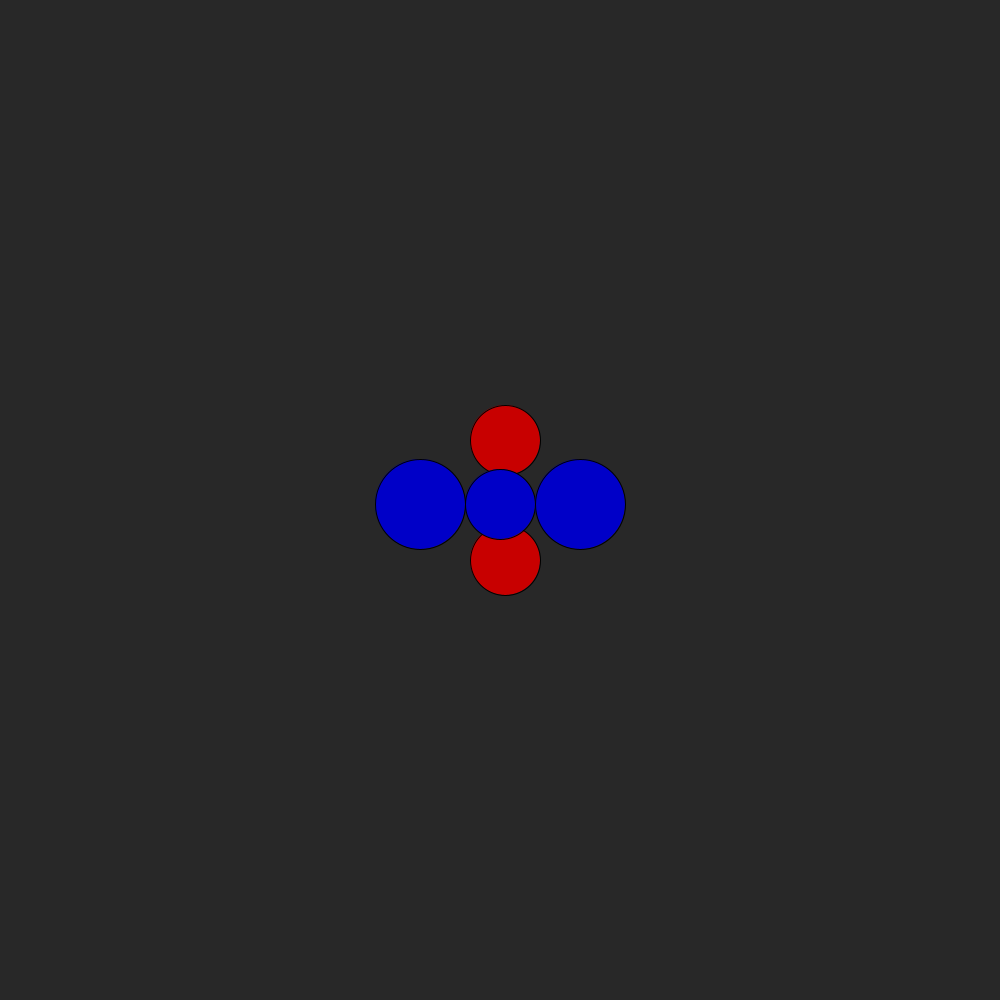
Frame 1 (no input)
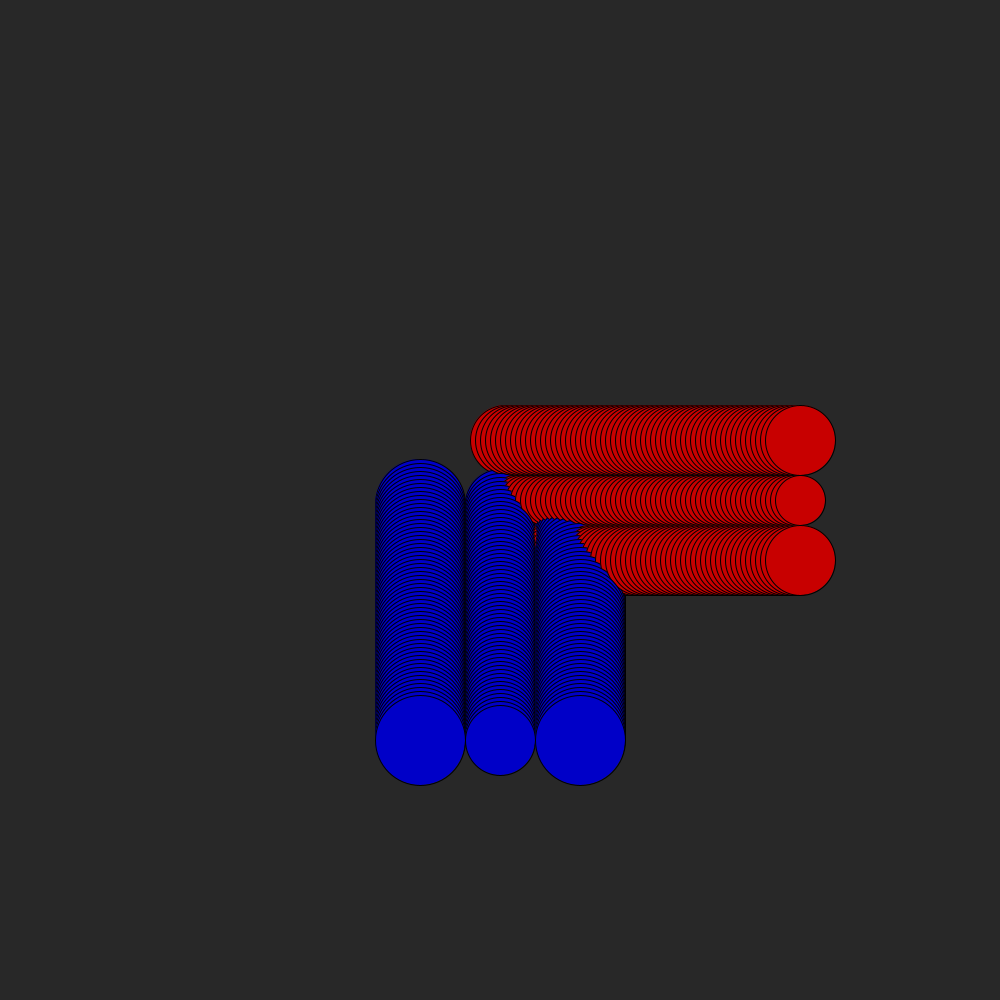
Frame 60 (the mouse pressed at the canvas centre just before this capture)
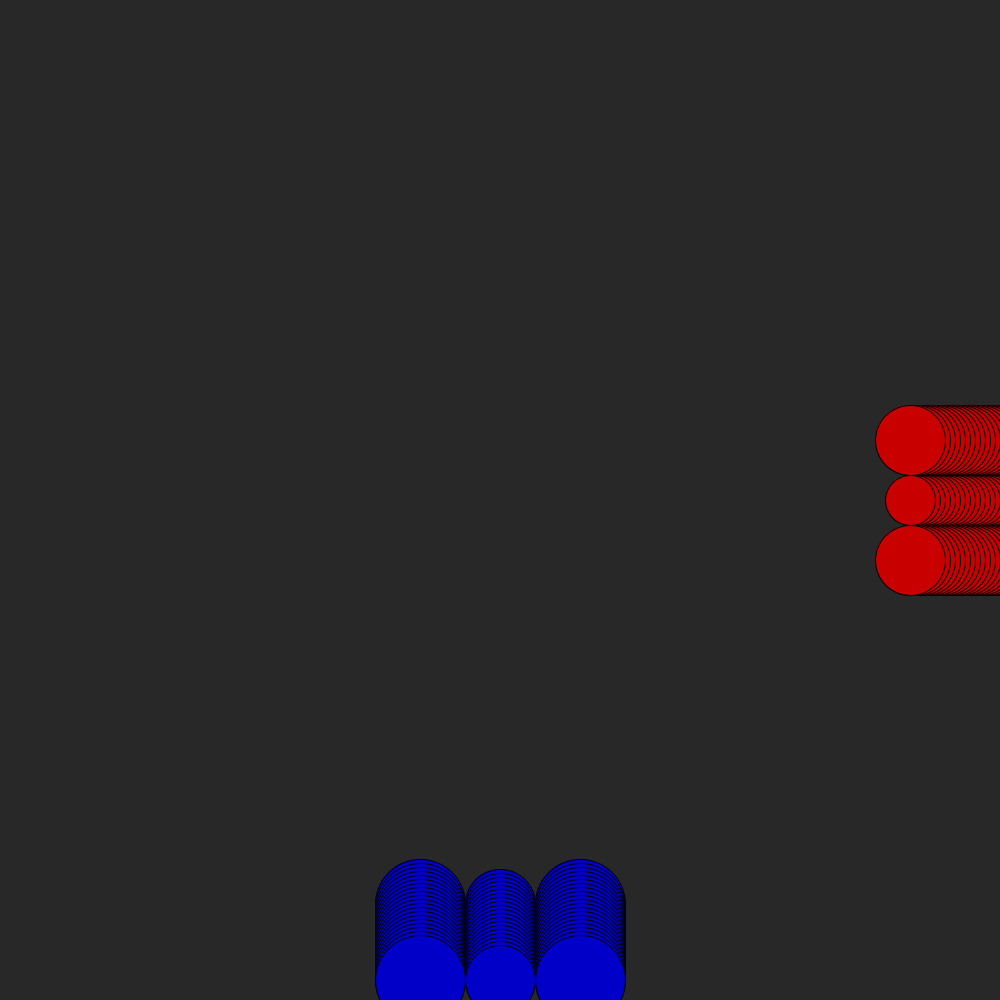
Frame 120 (the mouse held since frame 60 and released just before this capture)

The Processing sketch that drew these frames (run headless with seeded random() and noise(); from frame 60 on, the mouse is pressed at the canvas centre):

// Processing sketch: HandsOn_BuildingWithInheritance
// ── HandsOn_BuildingWithInheritance.pde
ColoredSpot coloredSpot = new ColoredSpot(500, 500, 50, 5, color(200, 0, 0)); 
ColoredSpot coloredSpot1 = new ColoredSpot(500, 500, 50, 5, color(0, 0, 200));
TwoSpots twoSpots = new TwoSpots(500, 500, 50, 5);
TwoSpots twoSpots1 = new TwoSpots(500, 500, 70, 4);

void setup() {
  size(1000, 1000);
  background(40);
}

void draw() {
  coloredSpot.colors();
  twoSpots.moveRight();
  twoSpots.display();
  coloredSpot1.colors();
  twoSpots1.moveDown();
  twoSpots1.displayVert();
}

// ── ColoredSpot.pde
class ColoredSpot extends Spot {
  color c;
  ColoredSpot(float x, float y, float radius, float speed, color c) {
    super(x, y, radius, speed);
    this.c = c;
  }
  void colors() {
    fill(c);
  }
}

// ── Spot.pde
class Spot {
  float x, y, radius, speed;
  Spot(float x, float y, float radius, float speed) {
    this.x = x;
    this.y = y;
    this.radius = radius;
    this.speed = speed;
  }
  void moveRight() {
    x += speed;
    //background(40);
    if ((x > width) || (x < 0)) {
      speed = -speed;
      background(40);
    }
  }
  void moveDown() {
    y += speed;
    //background(40);
    if ((y > height) || (y < 0)) {
      speed = -speed;
      background(40);
    }
  }
}

// ── TwoSpots.pde
class TwoSpots extends Spot {
  TwoSpots(float x, float y, float radius, float speed) {
    super(x, y, radius, speed);
  }
  void display() {
    ellipse(x, y, radius, radius);
    ellipse(x, y + radius + 10, radius + 20, radius + 20);
    ellipse(x, y - radius - 10, radius + 20, radius + 20);
  }

  void displayVert() {
    ellipse(x, y, radius, radius);
    ellipse(x + radius + 10, y, radius + 20, radius + 20);
    ellipse(x - radius - 10, y, radius + 20, radius + 20);
  }
}
